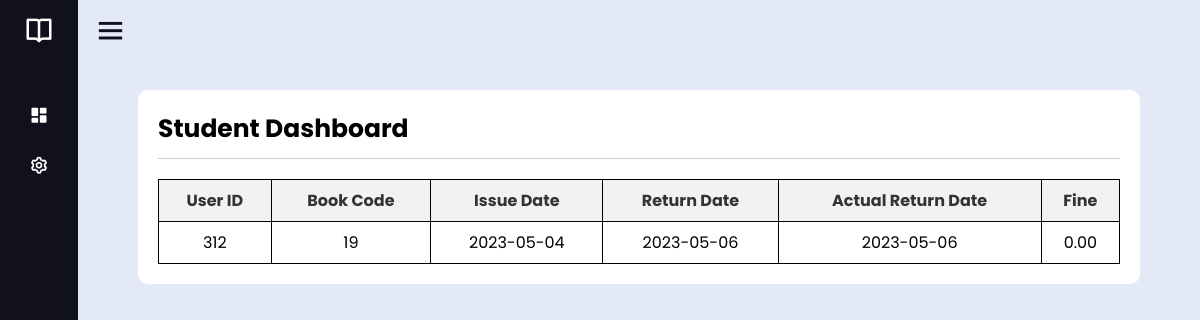
Page /lib/students.php (signed in) on the committed database.
### tables this page shows
CREATE TABLE `tbl_issued` (
  `id` int(11) NOT NULL,
  `book_code` int(11) NOT NULL,
  `user_id` int(11) NOT NULL,
  `issue_date` date NOT NULL,
  `return_date` date NOT NULL,
  `actual_return_date` date DEFAULT NULL,
  `fine` decimal(5,2) DEFAULT NULL
);

### lib/students.php (the view, shortened to what this page needs)
<?php
$conn = mysqli_connect("localhost", "root", "", "lib_sys");
if (isset($_SESSION['uid'])) {
    $user_id = $_SESSION['uid'];
    $query = "SELECT * FROM tbl_issued WHERE user_id = '$user_id'";
    $result = mysqli_query($conn, $query);
    if(mysqli_num_rows($result) > 0) {
        $table = "<table>
                    <thead>
                        <tr>
                            <th>User ID</th>
                            <th>Book Code</th>
                            <th>Issue Date</th>
                            <th>Return Date</th>
                            <th>Actual Return Date</th>
                            <th>Fine</th>
                        </tr>
                    </thead>
                    <tbody>";
        while($row = mysqli_fetch_assoc($result)) {
            $table .= "<tr>
                            <td>" . $row['user_id'] . "</td>
                            <td>" . $row['book_code'] . "</td>
                            <td>" . $row['issue_date'] . "</td>
                            <td>" . $row['return_date'] . "</td>
                            <td>" . $row['actual_return_date'] . "</td>
                            <td>" . $row['fine'] . "</td>
                        </tr>";
        }
        $table .= "</tbody></table>";
    } else {
        $table = "<p>No issued books found.</p>";
    }
} else {
    header("Location: login.php");
    exit();
}
?>
<!DOCTYPE html>
<html lang="en">
<head>
    <link rel="stylesheet" href="../css/course.css">
    <link rel="stylesheet" href="../css/course-year.css">
</head>
<body>
    <?php include 's-sidebar.php';?>
    <div class="course-management">
    <div class="title">Student Dashboard
    </div>
    <div class="line"></div>
    <?php echo $table; ?>
    </div>
</body>
</html>

### css/course.css (style rules this page uses)
* { font-family: 'Poppins', sans-serif; }
.course-management { background-color: #fff; border-radius: 10px; padding: 20px; margin-left: 60px; margin-right: 60px; margin-top: 30px; }
.title { font-size: 25px; margin-bottom: 10px; font-weight: bold; }
.line { height: 1px; background-color: #ccc; margin-bottom: 20px; }

### css/course-year.css (style rules this page uses)
table { border-collapse: collapse; border: 1px solid #000; width: 100%; margin-top: 20px; }
th, td { text-align: center; padding: 8px; font-size: 16px; border: 1px solid #000; }
th { background-color: #f2f2f2; color: #333; }

### css/navigation.css (style rules this page uses)
* { margin: 0; padding: 0; box-sizing: border-box; font-family: 'Poppins', sans-serif; }

### rows in the picture
tbl_issued: user "312", book_code "19", issue_date "2023-05-04", return_date "2023-05-06", actual_return_date "2023-05-06", fine "0.00"
